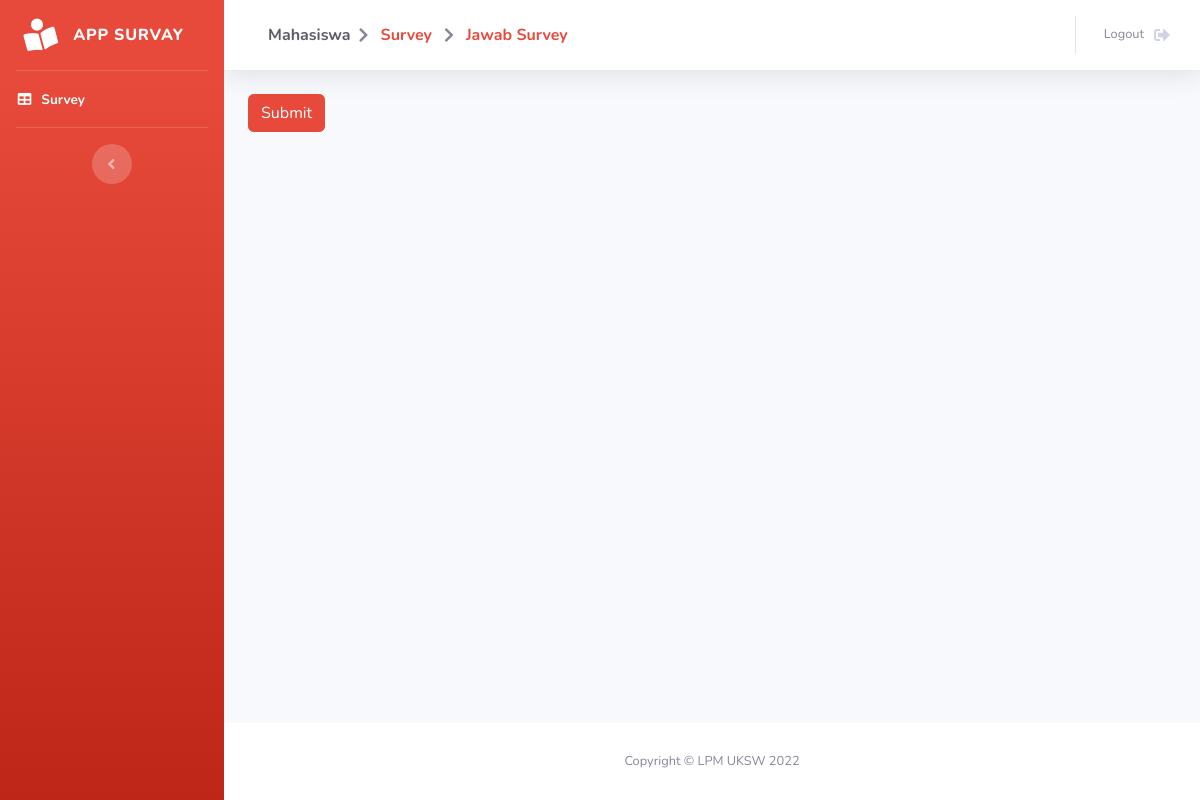
Page /pages/pegawai/jawabSurvey.php?id_survey=9 (signed in) on the earlier database version.
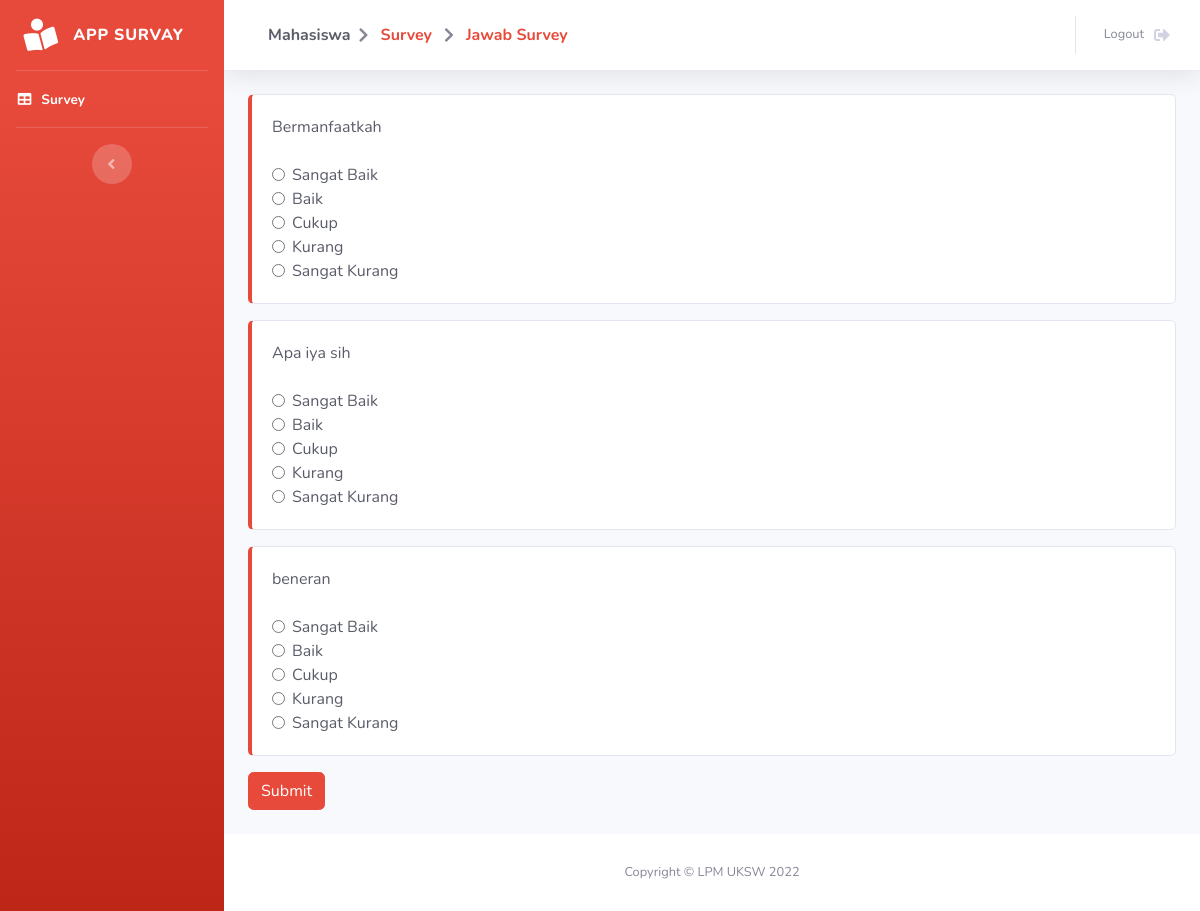
Same page on the later database version.
### tables this page shows
CREATE TABLE `pertanyaan` (
  `id_pertanyaan` int(15) NOT NULL,
  `pertanyaan` text NOT NULL,
  `id_survey` int(15) NOT NULL
);

### functions/pegawaiFunction.php (called while the page is built, shortened)
<?php
require_once 'config.php';
function getPertanyaan($id){
    global $con;
    $hasil = array();
    $sql = "SELECT * FROM pertanyaan WHERE id_survey = :id";
    try {
        $stmt = $con->prepare($sql);
        $stmt->bindValue(':id', $id, PDO::PARAM_INT);
        $stmt->execute();
        $stmt->setFetchMode(PDO::FETCH_ASSOC);
        $rs = $stmt->fetchAll();
        if ($rs != null) {
            $i=0;
            foreach($rs as $val){
                $hasil[$i]['pertanyaan']    = $val['pertanyaan'];
                $hasil[$i]['id']            = $val['id_pertanyaan'];
                $i++;
            }
        }
    } catch (Exception $e) {
        echo 'Error getPertanyaan = '.$e->getMessage();
    }
    return $hasil;
}
?>

### pages/pegawai/jawabSurvey.php (the view, shortened to what the changed rows need)
<?php
require_once '../../functions/pegawaiFunction.php';
$id = $_GET['id_survey'];
$pertanyaan = getPertanyaan($id);
?>
<!DOCTYPE html>
<html lang="en">
<head>
    <link href="../../assets/vendor/fontawesome-free/css/all.min.css" rel="stylesheet" type="text/css">
    <link href="../../assets/css/sb-admin-2.min.css" rel="stylesheet">
    <link href="../../assets/vendor/datatables/dataTables.bootstrap4.min.css" rel="stylesheet">
</head>
<body id="page-top">
    <div id="wrapper">
        <div id="content-wrapper" class="d-flex flex-column">
            <div id="content">
                <div class="container-fluid">
                     <div class="row">
                        <div class="col-lg-12">
                            <form method="post">
                            <?php $i = 1;foreach ($pertanyaan as $key => $val) {?>
                            <div class="card mb-3 border-left-danger">
                                <div class="card-body justify-content-between">
                                    <div class="text-gray-800">
                                        <?=$val['pertanyaan']?>
                                    </div>
                                    <br>
                                    <div class="text-gray-800">
                                        <div class="form-check">
                                            <input type="radio" name="jawaban<?=$i?>" value="5" id="r5" class="form-check-input" required/>
                                            <label class="form-check-label" for="r5">Sangat Baik</label>
                                        </div>
                                        <div class="form-check">
                                            <input type="radio" name="jawaban<?=$i?>" value="4" id="r4" class="form-check-input" required/>
                                            <label class="form-check-label" for="r4">Baik</label>
                                        </div>
                                        <div class="form-check">
                                            <input type="radio" name="jawaban<?=$i?>" value="3" id="r3" class="form-check-input" required/>
                                            <label class="form-check-label" for="r3">Cukup</label>
                                        </div>
                                        <div class="form-check">
                                            <input type="radio" name="jawaban<?=$i?>" value="2" id="r2" class="form-check-input" required/>
                                            <label class="form-check-label" for="r2">Kurang</label>
                                        </div>
                                        <div class="form-check">
                                            <input type="radio" name="jawaban<?=$i?>" value="1" id="r1" class="form-check-input" required/>
                                            <label class="form-check-label" for="r1">Sangat Kurang</label>
                                        </div>
                                    </div>
                                </div>
                            </div>
                            <?php $i++;}?>
                            </form>
                        </div>
                    </div>
                </div>
            </div>
            <br>
        </div>
    </div>
</body>
</html>

Differences in the rows shown:
added pertanyaan: pertanyaan "Bermanfaatkah"
added pertanyaan: pertanyaan "Apa iya sih"
added pertanyaan: pertanyaan "beneran"
